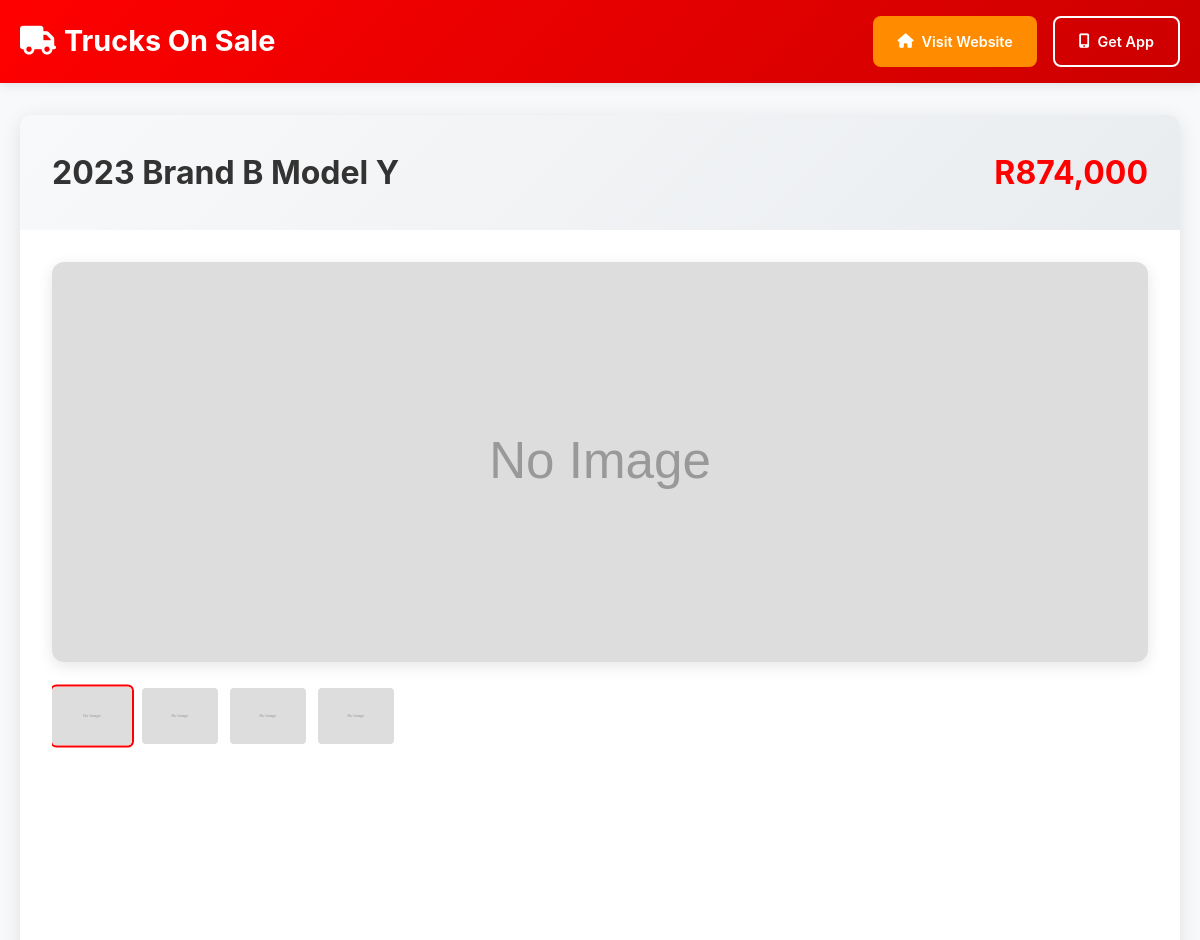
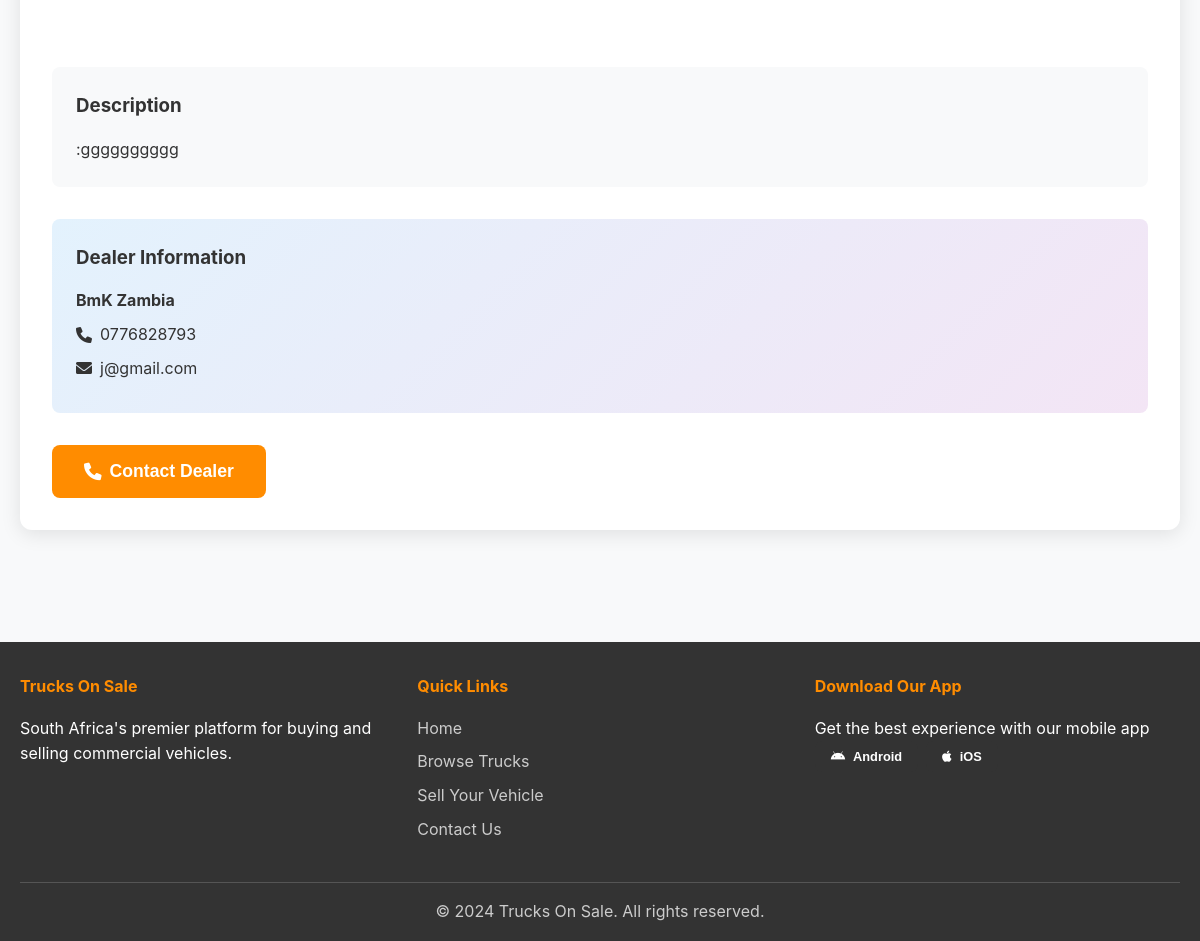
The app's page /native.php?vehicle=2 with its own data (2 pictures, top to bottom).
### tables this page shows
CREATE TABLE `vehicles` (
  `vehicle_id` int(11) NOT NULL,
  `dealer_id` int(11) NOT NULL,
  `category` varchar(50) NOT NULL,
  `subcategory` varchar(50) DEFAULT NULL,
  `listing_type` enum('sale','rent-to-own','hire','auction') DEFAULT 'sale',
  `condition_type` enum('new','used','refurbished') DEFAULT 'used',
  `make` varchar(50) NOT NULL,
  `model` varchar(50) NOT NULL,
  `variant` varchar(100) DEFAULT NULL,
  `year` int(11) DEFAULT NULL,
  `price` decimal(12,2) NOT NULL,
  `mileage` int(11) DEFAULT 0,
  `hours_used` int(11) DEFAULT 0,
  `engine_type` varchar(50) DEFAULT NULL,
  `engine_capacity` varchar(20) DEFAULT NULL,
  `horsepower` int(11) DEFAULT NULL,
  `transmission` varchar(50) DEFAULT NULL,
  `fuel_type` varchar(50) DEFAULT NULL,
  `color` varchar(30) DEFAULT NULL,
  `vin_number` varchar(50) DEFAULT NULL,
  `registration_number` varchar(20) DEFAULT NULL,
  `region` varchar(50) NOT NULL,
  `city` varchar(50) NOT NULL,
  `branch_id` int(11) DEFAULT NULL,
  `condition_rating` enum('excellent','very_good','good','fair','poor') DEFAULT 'good',
  `no_accidents` tinyint(1) DEFAULT 0,
  `warranty` tinyint(1) DEFAULT 0,
  `warranty_details` text DEFAULT NULL,
  `finance_available` tinyint(1) DEFAULT 0,
  `trade_in` tinyint(1) DEFAULT 0,
  `service_history` tinyint(1) DEFAULT 0,
  `roadworthy` tinyint(1) DEFAULT 0,
  `description` text DEFAULT NULL,
  `features` text DEFAULT NULL,
  `youtube_video_url` varchar(255) DEFAULT NULL,
  `daily_rate` decimal(8,2) DEFAULT NULL,
  `weekly_rate` decimal(10,2) DEFAULT NULL,
  `monthly_rate` decimal(12,2) DEFAULT NULL,
  `auction_start_date` datetime DEFAULT NULL,
  `auction_end_date` datetime DEFAULT NULL,
  `reserve_price` decimal(12,2) DEFAULT NULL,
  `current_bid` decimal(12,2) DEFAULT NULL,
  `featured` tinyint(1) DEFAULT 0,
  `featured_until` date DEFAULT NULL,
  `premium_listing` tinyint(1) DEFAULT 0,
  `premium_until` date DEFAULT NULL,
  `status` enum('available','sold','reserved','draft','pending_approval') DEFAULT 'pending_approval',
  `views` int(11) DEFAULT 0,
  `leads_count` int(11) DEFAULT 0,
  `created_at` timestamp NOT NULL DEFAULT current_timestamp(),
  `updated_at` timestamp NOT NULL DEFAULT current_timestamp() ON UPDATE current_timestamp(),
  `approved_at` timestamp NULL DEFAULT NULL,
  `display_order` int(11) DEFAULT 0
);

CREATE TABLE `users` (
  `user_id` int(11) NOT NULL,
  `username` varchar(50) NOT NULL,
  `email` varchar(100) NOT NULL,
  `password` varchar(255) NOT NULL,
  `phone` varchar(15) NOT NULL,
  `company_name` varchar(100) DEFAULT NULL,
  `company_registration` varchar(50) DEFAULT NULL,
  `vat_number` varchar(20) DEFAULT NULL,
  `physical_address` text DEFAULT NULL,
  `billing_address` text DEFAULT NULL,
  `user_type` enum('customer','dealer','admin') DEFAULT 'customer',
  `status` enum('pending','active','suspended','rejected') DEFAULT 'pending',
  `registered_at` timestamp NOT NULL DEFAULT current_timestamp(),
  `last_login` timestamp NULL DEFAULT NULL,
  `profile_image` varchar(255) DEFAULT NULL,
  `email_verified` tinyint(1) DEFAULT 0,
  `phone_verified` tinyint(1) DEFAULT 0,
  `password_reset_token` varchar(255) DEFAULT NULL,
  `password_reset_expires` timestamp NULL DEFAULT NULL,
  `listing_limit` int(11) DEFAULT 10,
  `featured_limit` int(11) DEFAULT 2,
  `premium_until` date DEFAULT NULL,
  `failed_login_attempts` int(11) DEFAULT 0,
  `locked_until` timestamp NULL DEFAULT NULL
);

### config.php (called while the page is built, shortened)
<?php
try {
    $db = new mysqli('localhost', 'truc_brian', 'Brian0776828793', 'truc_tos');
    $db->set_charset("utf8mb4");
} catch (Exception $e) {
    die("Database connection failed: " . $e->getMessage());
}
function get_vehicle_by_id($vehicle_id) {
    global $db;
    $stmt = $db->prepare("
        SELECT v.*, u.username, u.company_name, u.phone, u.email
        FROM vehicles v
        JOIN users u ON v.dealer_id = u.user_id
        WHERE v.vehicle_id = ?
    ");
    $stmt->bind_param("i", $vehicle_id);
    $stmt->execute();
    return $stmt->get_result()->fetch_assoc();
}
function get_vehicle_images($vehicle_id) {
    global $db;
    $stmt = $db->prepare("
        SELECT * FROM vehicle_images
        WHERE vehicle_id = ?
        ORDER BY is_primary DESC, uploaded_at ASC
    ");
    $stmt->bind_param("i", $vehicle_id);
    $stmt->execute();
    return $stmt->get_result();
}
?>

### native.php (the view, shortened to what this page needs)
<?php
require_once 'config.php';
function sanitizeInput($input) {
    return htmlspecialchars(strip_tags($input));
}
function getVehicleByIdWithImages($vehicle_id) {
    $vehicle = get_vehicle_by_id($vehicle_id);
    if ($vehicle) {
        $images_result = get_vehicle_images($vehicle_id);
        $images = [];
        if ($images_result) {
            while ($image = $images_result->fetch_assoc()) {
                $images[] = $image['image_path'];
            }
        }
        $vehicle['images'] = $images;
        $vehicle['dealer_name'] = $vehicle['company_name'];
        $vehicle['dealer_phone'] = $vehicle['phone'];
        $vehicle['dealer_email'] = $vehicle['email'];
    }
    return $vehicle;
}
$vehicleId = isset($_GET['vehicle']) ? sanitizeInput($_GET['vehicle']) : null;
$searchParams = [
    'category' => isset($_GET['category']) ? sanitizeInput($_GET['category']) : null,
    'condition' => isset($_GET['condition']) ? sanitizeInput($_GET['condition']) : null,
    'price' => isset($_GET['price']) ? sanitizeInput($_GET['price']) : null,
    'minYear' => isset($_GET['minYear']) ? sanitizeInput($_GET['minYear']) : null,
    'maxYear' => isset($_GET['maxYear']) ? sanitizeInput($_GET['maxYear']) : null,
    'region' => isset($_GET['region']) ? sanitizeInput($_GET['region']) : null,
    'make' => isset($_GET['make']) ? sanitizeInput($_GET['make']) : null,
    'model' => isset($_GET['model']) ? sanitizeInput($_GET['model']) : null,
    'mileage' => isset($_GET['mileage']) ? sanitizeInput($_GET['mileage']) : null,
    'transmission' => isset($_GET['transmission']) ? sanitizeInput($_GET['transmission']) : null,
    'fuelType' => isset($_GET['fuelType']) ? sanitizeInput($_GET['fuelType']) : null,
];
$vehicle = null;
if ($vehicleId) {
    $vehicle = getVehicleByIdWithImages($vehicleId);
} else {
    $searchResults = searchVehiclesWithFilters($searchParams);
    if (!empty($searchResults)) {
        $pageTitle = "Search Results - " . count($searchResults) . " vehicles found - Trucks On Sale";
        $pageDescription = "Browse " . count($searchResults) . " vehicles matching your search criteria on Trucks On Sale";
    }
}
?>
<!DOCTYPE html>
<html lang="en">
<head>
    <link rel="stylesheet" href="native-styles.css">
    <link href="https://cdnjs.cloudflare.com/ajax/libs/font-awesome/6.0.0/css/all.min.css" rel="stylesheet">
</head>
<body>
    <header class="header">
        <div class="container">
            <div class="header-content">
                <div class="logo">
                    <h1><i class="fas fa-truck"></i> Trucks On Sale</h1>
                </div>
                <div class="header-actions">
                    <a href="https://trucks24.co.za" class="btn btn-primary">
                        <i class="fas fa-home"></i> Visit Website
                    </a>
                    <a href="#" class="btn btn-secondary" onclick="downloadApp()">
                        <i class="fas fa-mobile-alt"></i> Get App
                    </a>
                </div>
            </div>
        </div>
    </header>
    <main class="main">
        <div class="container">
            <?php if ($vehicle): ?>
                <div class="vehicle-detail">
                    <div class="vehicle-header">
                        <h2><?php echo htmlspecialchars("{$vehicle['year']} {$vehicle['make']} {$vehicle['model']}"); ?></h2>
                        <div class="price">R<?php echo number_format($vehicle['price']); ?></div>
                    </div>
                    <?php if (!empty($vehicle['images'])): ?>
                    <div class="vehicle-gallery">
                        <div class="main-image">
                            <img src="<?php echo htmlspecialchars($vehicle['images'][0]); ?>"
                                 alt="<?php echo htmlspecialchars("{$vehicle['year']} {$vehicle['make']} {$vehicle['model']}"); ?>"
                                 id="mainImage">
                        </div>
                        <?php if (count($vehicle['images']) > 1): ?>
                        <div class="image-thumbnails">
                            <?php foreach ($vehicle['images'] as $index => $image): ?>
                            <img src="<?php echo htmlspecialchars($image); ?>"
                                 alt="Image <?php echo $index + 1; ?>"
                                 onclick="changeMainImage('<?php echo htmlspecialchars($image); ?>')"
                                 class="thumbnail <?php echo $index === 0 ? 'active' : ''; ?>">
                            <?php endforeach; ?>
                        </div>
                        <?php endif; ?>
                    </div>
                    <?php endif; ?>
                    <div class="vehicle-info">
                        <div class="info-grid">
                        </div>
                        <?php if (!empty($vehicle['description'])): ?>
                        <div class="description">
                            <h3>Description</h3>
                            <p><?php echo nl2br(htmlspecialchars($vehicle['description'])); ?></p>
                        </div>
                        <?php endif; ?>
                        <div class="dealer-info">
                            <h3>Dealer Information</h3>
                            <div class="dealer-details">
                                <p><strong><?php echo htmlspecialchars($vehicle['dealer_name'] ?: 'Trucks On Sale'); ?></strong></p>
                                <?php if ($vehicle['dealer_phone']): ?>
                                <p><i class="fas fa-phone"></i> <?php echo htmlspecialchars($vehicle['dealer_phone']); ?></p>
                                <?php endif; ?>
                                <?php if ($vehicle['dealer_email']): ?>
                                <p><i class="fas fa-envelope"></i> <?php echo htmlspecialchars($vehicle['dealer_email']); ?></p>
                                <?php endif; ?>
                            </div>
                        </div>
                        <div class="action-buttons">
                            <button class="btn btn-primary btn-large" onclick="contactDealer()">
                                <i class="fas fa-phone"></i> Contact Dealer
                            </button>
                            <button class="btn btn-secondary" onclick="shareVehicle()">
                                <i class="fas fa-share"></i> Share
                            </button>
                        </div>
                    </div>
                </div>
            <?php endif; ?>
        </div>
    </main>
    <footer class="footer">
        <div class="container">
            <div class="footer-content">
                <div class="footer-section">
                    <h4>Trucks On Sale</h4>
                    <p>South Africa's premier platform for buying and selling commercial vehicles.</p>
                </div>
                <div class="footer-section">
                    <h4>Quick Links</h4>
                    <ul>
                        <li><a href="https://trucks24.co.za">Home</a></li>
                        <li><a href="https://trucks24.co.za/trucks">Browse Trucks</a></li>
                        <li><a href="https://trucks24.co.za/sell">Sell Your Vehicle</a></li>
                        <li><a href="https://trucks24.co.za/contact">Contact Us</a></li>
                    </ul>
                </div>
                <div class="footer-section">
                    <h4>Download Our App</h4>
                    <p>Get the best experience with our mobile app</p>
                    <div class="app-buttons">
                        <button class="btn btn-app" onclick="downloadApp()">
                            <i class="fab fa-android"></i> Android
                        </button>
                        <button class="btn btn-app" onclick="downloadApp()">
                            <i class="fab fa-apple"></i> iOS
                        </button>
                    </div>
                </div>
            </div>
            <div class="footer-bottom">
                <p>&copy; 2024 Trucks On Sale. All rights reserved.</p>
            </div>
        </div>
    </footer>
</body>
</html>

### assets/native-styles.css (style rules this page uses)
* { margin: 0; padding: 0; box-sizing: border-box; }
body { font-family: -apple-system, BlinkMacSystemFont, 'Segoe UI', Roboto, Oxygen, Ubuntu, Cantarell, sans-serif; line-height: 1.6; color: #333; background-color: #f8f9fa; }
.container { max-width: 1200px; margin: 0 auto; padding: 0 20px; }
.header { background: linear-gradient(135deg, #FF0000 0%, #CC0000 100%); color: white; padding: 1rem 0; box-shadow: 0 2px 10px rgba(0,0,0,0.1); }
.header-content { display: flex; justify-content: space-between; align-items: center; flex-wrap: wrap; gap: 1rem; }
.logo h1 { font-size: 1.8rem; font-weight: bold; display: flex; align-items: center; gap: 0.5rem; }
.header-actions { display: flex; gap: 1rem; flex-wrap: wrap; }
.btn { display: inline-flex; align-items: center; gap: 0.5rem; padding: 0.75rem 1.5rem; border: none; border-radius: 8px; text-decoration: none; font-weight: 600; font-size: 0.9rem; cursor: pointer; transition: all 0.3s ease; text-align: center; }
.btn-primary { background-color: #FF8C00; color: white; }
.btn-secondary { background-color: transparent; color: white; border: 2px solid white; }
.btn-large { padding: 1rem 2rem; font-size: 1.1rem; }
.btn-app { background-color: #333; color: white; padding: 0.5rem 1rem; font-size: 0.8rem; }
.main { min-height: calc(100vh - 200px); padding: 2rem 0; }
.vehicle-detail { background: white; border-radius: 12px; overflow: hidden; box-shadow: 0 4px 20px rgba(0,0,0,0.1); margin-bottom: 2rem; }
.vehicle-header { padding: 2rem; background: linear-gradient(135deg, #f8f9fa 0%, #e9ecef 100%); display: flex; justify-content: space-between; align-items: center; flex-wrap: wrap; gap: 1rem; }
.vehicle-header h2 { font-size: 2rem; color: #333; margin: 0; }
.price { font-size: 2rem; font-weight: bold; color: #FF0000; }
.vehicle-gallery { padding: 2rem; }
.main-image { margin-bottom: 1rem; border-radius: 12px; overflow: hidden; box-shadow: 0 4px 15px rgba(0,0,0,0.1); }
.main-image img { width: 100%; height: 400px; object-fit: cover; display: block; }
.image-thumbnails { display: flex; gap: 0.5rem; overflow-x: auto; padding: 0.5rem 0; }
.thumbnail { width: 80px; height: 60px; object-fit: cover; border-radius: 6px; cursor: pointer; opacity: 0.7; transition: all 0.3s ease; border: 2px solid transparent; }
.thumbnail:hover, .thumbnail.active { opacity: 1; border-color: #FF0000; transform: scale(1.05); }
.vehicle-info { padding: 2rem; }
.info-grid { display: grid; grid-template-columns: repeat(auto-fit, minmax(250px, 1fr)); gap: 1rem; margin-bottom: 2rem; }
.description { margin-bottom: 2rem; padding: 1.5rem; background: #f8f9fa; border-radius: 8px; }
.description h3 { margin-bottom: 1rem; color: #333; }
.dealer-info { margin-bottom: 2rem; padding: 1.5rem; background: linear-gradient(135deg, #e3f2fd 0%, #f3e5f5 100%); border-radius: 8px; }
.dealer-info h3 { margin-bottom: 1rem; color: #333; }
.dealer-details p { margin-bottom: 0.5rem; display: flex; align-items: center; gap: 0.5rem; }
.action-buttons { display: flex; gap: 1rem; flex-wrap: wrap; }
.footer { background: #333; color: white; padding: 2rem 0 1rem; margin-top: 3rem; }
.footer-content { display: grid; grid-template-columns: repeat(auto-fit, minmax(250px, 1fr)); gap: 2rem; margin-bottom: 2rem; }
.footer-section h4 { margin-bottom: 1rem; color: #FF8C00; }
.footer-section ul { list-style: none; }
.footer-section ul li { margin-bottom: 0.5rem; }
.footer-section ul li a { color: #ccc; text-decoration: none; transition: color 0.3s ease; }
.app-buttons { display: flex; gap: 0.5rem; flex-wrap: wrap; }
.footer-bottom { text-align: center; padding-top: 1rem; border-top: 1px solid #555; color: #ccc; }

### records on screen
vehicles: year+make+model "2023 Brand B Model Y", price "874,000", description ":gggggggggg", dealer.company_name "BmK Zambia", dealer.phone "0776828793", dealer.email "j@gmail.com"
